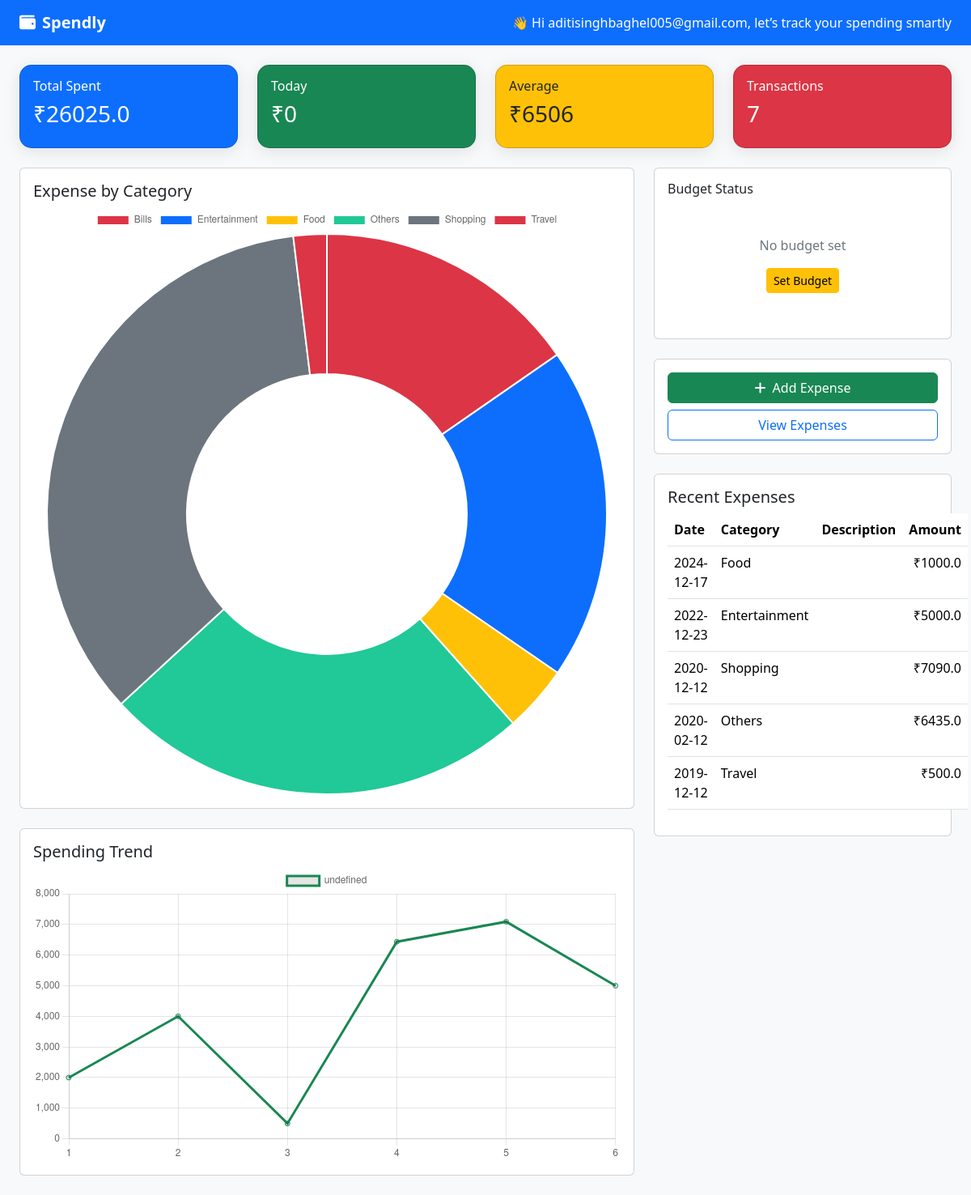
The page /dashboard (signed in) on the database its author committed.
### app/models/expense.py (models this page shows)
class Expense(db.Model):
    id = db.Column(db.Integer, primary_key=True)
    user_id = db.Column(db.Integer, nullable=False)
    amount = db.Column(db.Float, nullable=False)
    category = db.Column(db.String(50), nullable=False)
    date = db.Column(db.Date, nullable=False)
    description = db.Column(db.String(255))

### app/routes/dashboard_routes.py (the view)
@dashboard_bp.route("/dashboard")
def dashboard():
    if "user_id" not in session:
        return redirect(url_for("auth.login"))
    user_id = session["user_id"]
    total_spent = 0
    today_spent = 0
    weekly_avg = 0
    total_transactions = 0
    category_labels = []
    category_data = []
    trend_labels = []
    trend_data = []
    expenses = []
    is_new_user = True
    budget = None
    budget_spent = 0
    budget_used = 0
    expenses = Expense.query.filter_by(user_id=user_id)\
        .order_by(Expense.date.desc())\
        .limit(5)\
        .all()
    total_transactions = Expense.query.filter_by(user_id=user_id).count()
    if total_transactions > 0:
        is_new_user = False
        total_spent = db.session.query(
            func.coalesce(func.sum(Expense.amount), 0)
        ).filter_by(user_id=user_id).scalar()
        today_spent = db.session.query(
            func.coalesce(func.sum(Expense.amount), 0)
        ).filter_by(
            user_id=user_id,
            date=date.today()
        ).scalar()
        weekly_avg = round(total_spent / 4)
        category_rows = db.session.query(
            Expense.category,
            func.sum(Expense.amount)
        ).filter_by(user_id=user_id)\
         .group_by(Expense.category)\
         .all()
        for row in category_rows:
            category_labels.append(row[0])
            category_data.append(float(row[1]))
        trend_rows = Expense.query.filter_by(user_id=user_id)\
            .order_by(Expense.date)\
            .limit(6)\
            .all()
        for i, row in enumerate(trend_rows, start=1):
            trend_labels.append(str(i))
            trend_data.append(float(row.amount))
    budget = Budget.query.filter_by(user_id=user_id).first()
    if budget:
        budget_spent = total_spent
        budget_used = int((budget_spent / budget.amount) * 100) if budget.amount > 0 else 0
    return render_template(
        "dashboard.html",
        user_name=session.get("email", "User"),
        total_spent=total_spent,
        today_spent=today_spent,
        weekly_avg=weekly_avg,
        total_transactions=total_transactions,
        category_labels=category_labels,
        category_data=category_data,
        trend_labels=trend_labels,
        trend_data=trend_data,
        expenses=expenses,
        is_new_user=is_new_user,
        budget=budget.amount if budget else None,
        budget_spent=budget_spent,
        budget_used=budget_used
    )

### templates/dashboard.html (shortened to what this page needs)
<!DOCTYPE html>
<html lang="en">
<head>
    <link href="https://cdn.jsdelivr.net/npm/bootstrap@5.3.2/dist/css/bootstrap.min.css" rel="stylesheet">
    <link href="https://cdnjs.cloudflare.com/ajax/libs/font-awesome/6.4.0/css/all.min.css" rel="stylesheet">
</head>
<body class="bg-light">
    <nav class="navbar navbar-dark bg-primary px-4">
        <a class="navbar-brand fw-bold">
            <i class="fas fa-wallet me-2"></i>Spendly
        </a>
        <span class="text-white">
            👋 Hi {{ user_name | default("there") }}, let’s track your spending smartly
        </span>
    </nav>
    <div class="container-fluid p-4">
        <div class="row g-4 mb-4">
            <div class="col-md-3">
                <div class="card stat-card bg-primary text-white">
                    <div class="card-body">
                        <h6>Total Spent</h6>
                        <h3>₹{{ total_spent | default(0) }}</h3>
                    </div>
                </div>
            </div>
            <div class="col-md-3">
                <div class="card stat-card bg-success text-white">
                    <div class="card-body">
                        <h6>Today</h6>
                        <h3>₹{{ today_spent | default(0) }}</h3>
                    </div>
                </div>
            </div>
            <div class="col-md-3">
                <div class="card stat-card bg-warning text-dark">
                    <div class="card-body">
                        <h6>Average</h6>
                        <h3>₹{{ weekly_avg | default(0) }}</h3>
                    </div>
                </div>
            </div>
            <div class="col-md-3">
                <div class="card stat-card bg-danger text-white">
                    <div class="card-body">
                        <h6>Transactions</h6>
                        <h3>{{ total_transactions | default(0) }}</h3>
                    </div>
                </div>
            </div>
        </div>
        <div class="row g-4">
            <div class="col-lg-8">
                <div class="card mb-4">
                    <div class="card-body">
                        <h5>Expense by Category</h5>
                        {% if category_data %}
                        <canvas id="categoryChart"></canvas>
                        {% endif %}
                    </div>
                </div>
                <div class="card">
                    <div class="card-body">
                        <h5>Spending Trend</h5>
                        {% if trend_data %}
                        <canvas id="trendChart"></canvas>
                        {% endif %}
                    </div>
                </div>
            </div>
            <div class="col-lg-4">
                <div class="card mb-4">
                    <div class="card-body">
                        <h6>Budget Status</h6>
                        {% if budget %}
                        <p>Budget: ₹{{ budget }}</p>
                        <p>Spent: ₹{{ budget_spent }}</p>
                        {% if budget_used < 70 %}
                        <span class="badge bg-success">Safe</span>
                        {% elif budget_used < 90 %}
                        <span class="badge bg-warning text-dark">Near Limit</span>
                        {% else %}
                        <span class="badge bg-danger">Over Budget</span>
                        {% endif %}
                        {% else %}
                        <div class="empty-box">
                            <p>No budget set</p>
                            <a href="/budget" class="btn btn-warning btn-sm">Set Budget</a>
                        </div>
                        {% endif %}
                    </div>
                </div>
                <div class="card">
                    <div class="card-body">
                        <a href="{{ url_for('expense.add_expense') }}" class="btn btn-success w-100 mb-2">
                            <i class="fas fa-plus me-2"></i>Add Expense
                        </a>
                        <a href="{{ url_for('expense.view_expenses') }}" class="btn btn-outline-primary w-100">
                            View Expenses
                        </a>
                    </div>
                </div>
                <div class="card mt-4">
                    <div class="card-body">
                        <h5>Recent Expenses</h5>
                        <table class="table table-hover">
                            <thead>
                                <tr>
                                    <th>Date</th>
                                    <th>Category</th>
                                    <th>Description</th>
                                    <th class="text-end">Amount</th>
                                </tr>
                            </thead>
                            <tbody>
                                {% if expenses %}
                                {% for e in expenses %}
                                <tr>
                                    <td>{{ e.date }}</td>
                                    <td>{{ e.category }}</td>
                                    <td>{{ e.note }}</td>
                                    <td class="text-end">₹{{ e.amount }}</td>
                                </tr>
                                {% endfor %}
                                {% endif %}
                            </tbody>
                        </table>
                    </div>
                </div>
            </div>
        </div>
        {% if category_data %}
        <script>
            new Chart(document.getElementById("categoryChart"), {
                type: "doughnut",
                data: {
                    labels: {{ category_labels | tojson }},
                    datasets: [{
                        data: {{ category_data | tojson }},
                        backgroundColor: ["#dc3545", "#0d6efd", "#ffc107", "#20c997", "#6c757d"]
                    }]
                }
            });
        </script>
        {% endif %}
        {% if trend_data %}
        <script>
            new Chart(document.getElementById("trendChart"), {
                type: "line",
                data: {
                    labels: {{ trend_labels | tojson }},
                    datasets: [{
                        data: {{ trend_data | tojson }},
                        borderColor: "#198754",
                        fill: false
                    }]
                }
            });
        </script>
        {% endif %}
    </div>
</body>
</html>

### templates/dashboard.html (style rules this page uses)
.stat-card { border-radius: 15px; box-shadow: 0 4px 20px rgba(0, 0, 0, 0.1); }
.empty-box { text-align: center; padding: 40px; color: #6c757d; }

### rows shown on the page
Expense: date "2024-12-17", category "Food", amount "1000.0"
Expense: date "2022-12-23", category "Entertainment", amount "5000.0"
Expense: date "2020-12-12", category "Shopping", amount "7090.0"
Expense: date "2020-02-12", category "Others", amount "6435.0"
Expense: date "2019-12-12", category "Travel", amount "500.0"

### other values the page prints
{{ user_name | default("there") }} "aditisinghbaghel005@gmail.com"
{{ total_spent | default(0) }} "26025.0"
{{ today_spent | default(0) }} "0"
{{ weekly_avg | default(0) }} "6506"
{{ total_transactions | default(0) }} "7"
chart data {{ category_labels | tojson }} ["Bills", "Entertainment", "Food", "Others", "Shopping", "Travel"]
chart data {{ category_data | tojson }} [4000.0, 5000.0, 1000.0, 6435.0, 9090.0, 500.0]
chart data {{ trend_labels | tojson }} ["1", "2", "3", "4", "5", "6"]
chart data {{ trend_data | tojson }} [2000.0, 4000.0, 500.0, 6435.0, 7090.0, 5000.0]
